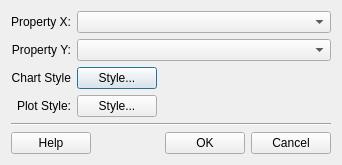
<?xml version="1.0" encoding="UTF-8"?>
<ui version="4.0">
 <class>ScatterCreatorDialogForm</class>
 <widget class="QDialog" name="ScatterCreatorDialogForm">
  <property name="geometry">
   <rect>
    <x>0</x>
    <y>0</y>
    <width>333</width>
    <height>172</height>
   </rect>
  </property>
  <property name="windowTitle">
   <string>Scatter</string>
  </property>
  <layout class="QGridLayout" name="gridLayout_4">
   <property name="sizeConstraint">
    <enum>QLayout::SetFixedSize</enum>
   </property>
   <item row="0" column="0">
    <layout class="QGridLayout" name="gridLayout_3">
     <item row="0" column="0">
      <layout class="QGridLayout" name="gridLayout">
       <item row="0" column="0">
        <widget class="QLabel" name="propertyXLabel">
         <property name="maximumSize">
          <size>
           <width>100</width>
           <height>16777215</height>
          </size>
         </property>
         <property name="text">
          <string>Property X:</string>
         </property>
         <property name="alignment">
          <set>Qt::AlignRight|Qt::AlignTrailing|Qt::AlignVCenter</set>
         </property>
        </widget>
       </item>
       <item row="2" column="0">
        <widget class="QLabel" name="styleLabel">
         <property name="maximumSize">
          <size>
           <width>100</width>
           <height>16777215</height>
          </size>
         </property>
         <property name="text">
          <string>Chart Style</string>
         </property>
         <property name="alignment">
          <set>Qt::AlignRight|Qt::AlignTrailing|Qt::AlignVCenter</set>
         </property>
        </widget>
       </item>
       <item row="3" column="0">
        <widget class="QLabel" name="plotStyleLabel">
         <property name="maximumSize">
          <size>
           <width>100</width>
           <height>16777215</height>
          </size>
         </property>
         <property name="text">
          <string>Plot Style:</string>
         </property>
         <property name="alignment">
          <set>Qt::AlignRight|Qt::AlignTrailing|Qt::AlignVCenter</set>
         </property>
        </widget>
       </item>
       <item row="1" column="0">
        <widget class="QLabel" name="propertyYLabel">
         <property name="maximumSize">
          <size>
           <width>100</width>
           <height>16777215</height>
          </size>
         </property>
         <property name="text">
          <string>Property Y:</string>
         </property>
         <property name="alignment">
          <set>Qt::AlignRight|Qt::AlignTrailing|Qt::AlignVCenter</set>
         </property>
        </widget>
       </item>
      </layout>
     </item>
     <item row="0" column="1">
      <layout class="QGridLayout" name="gridLayout_2">
       <item row="0" column="0">
        <widget class="QComboBox" name="m_propertyXComboBox">
         <property name="sizePolicy">
          <sizepolicy hsizetype="Preferred" vsizetype="Fixed">
           <horstretch>0</horstretch>
           <verstretch>0</verstretch>
          </sizepolicy>
         </property>
         <property name="minimumSize">
          <size>
           <width>75</width>
           <height>20</height>
          </size>
         </property>
        </widget>
       </item>
       <item row="1" column="0">
        <widget class="QComboBox" name="m_propertyYComboBox">
         <property name="sizePolicy">
          <sizepolicy hsizetype="Preferred" vsizetype="Fixed">
           <horstretch>0</horstretch>
           <verstretch>0</verstretch>
          </sizepolicy>
         </property>
         <property name="minimumSize">
          <size>
           <width>75</width>
           <height>20</height>
          </size>
         </property>
        </widget>
       </item>
       <item row="2" column="0">
        <layout class="QHBoxLayout" name="horizontalLayout_3">
         <item>
          <widget class="QPushButton" name="m_stylePushButton">
           <property name="text">
            <string>Style...</string>
           </property>
          </widget>
         </item>
         <item>
          <spacer name="horizontalSpacer_4">
           <property name="orientation">
            <enum>Qt::Horizontal</enum>
           </property>
           <property name="sizeHint" stdset="0">
            <size>
             <width>40</width>
             <height>20</height>
            </size>
           </property>
          </spacer>
         </item>
        </layout>
       </item>
       <item row="3" column="0">
        <layout class="QHBoxLayout" name="horizontalLayout_2">
         <item>
          <widget class="QPushButton" name="m_plotStylePushButton">
           <property name="minimumSize">
            <size>
             <width>75</width>
             <height>20</height>
            </size>
           </property>
           <property name="text">
            <string>Style...</string>
           </property>
          </widget>
         </item>
         <item>
          <spacer name="horizontalSpacer_8">
           <property name="orientation">
            <enum>Qt::Horizontal</enum>
           </property>
           <property name="sizeHint" stdset="0">
            <size>
             <width>40</width>
             <height>20</height>
            </size>
           </property>
          </spacer>
         </item>
        </layout>
       </item>
      </layout>
     </item>
    </layout>
   </item>
   <item row="1" column="0">
    <layout class="QVBoxLayout" name="verticalLayout_2">
     <item>
      <widget class="Line" name="line">
       <property name="sizePolicy">
        <sizepolicy hsizetype="Expanding" vsizetype="Fixed">
         <horstretch>0</horstretch>
         <verstretch>0</verstretch>
        </sizepolicy>
       </property>
       <property name="orientation">
        <enum>Qt::Horizontal</enum>
       </property>
      </widget>
     </item>
     <item>
      <layout class="QHBoxLayout" name="horizontalLayout">
       <item>
        <widget class="QPushButton" name="m_helpPushButton">
         <property name="text">
          <string>Help</string>
         </property>
        </widget>
       </item>
       <item>
        <spacer name="horizontalSpacer">
         <property name="orientation">
          <enum>Qt::Horizontal</enum>
         </property>
         <property name="sizeHint" stdset="0">
          <size>
           <width>68</width>
           <height>20</height>
          </size>
         </property>
        </spacer>
       </item>
       <item>
        <widget class="QPushButton" name="m_okPushButton">
         <property name="text">
          <string>OK</string>
         </property>
        </widget>
       </item>
       <item>
        <widget class="QPushButton" name="m_cancelPushButton">
         <property name="text">
          <string>Cancel</string>
         </property>
        </widget>
       </item>
      </layout>
     </item>
    </layout>
   </item>
  </layout>
 </widget>
 <resources/>
 <connections>
  <connection>
   <sender>m_cancelPushButton</sender>
   <signal>pressed()</signal>
   <receiver>ScatterCreatorDialogForm</receiver>
   <slot>reject()</slot>
   <hints>
    <hint type="sourcelabel">
     <x>302</x>
     <y>154</y>
    </hint>
    <hint type="destinationlabel">
     <x>305</x>
     <y>176</y>
    </hint>
   </hints>
  </connection>
 </connections>
</ui>
